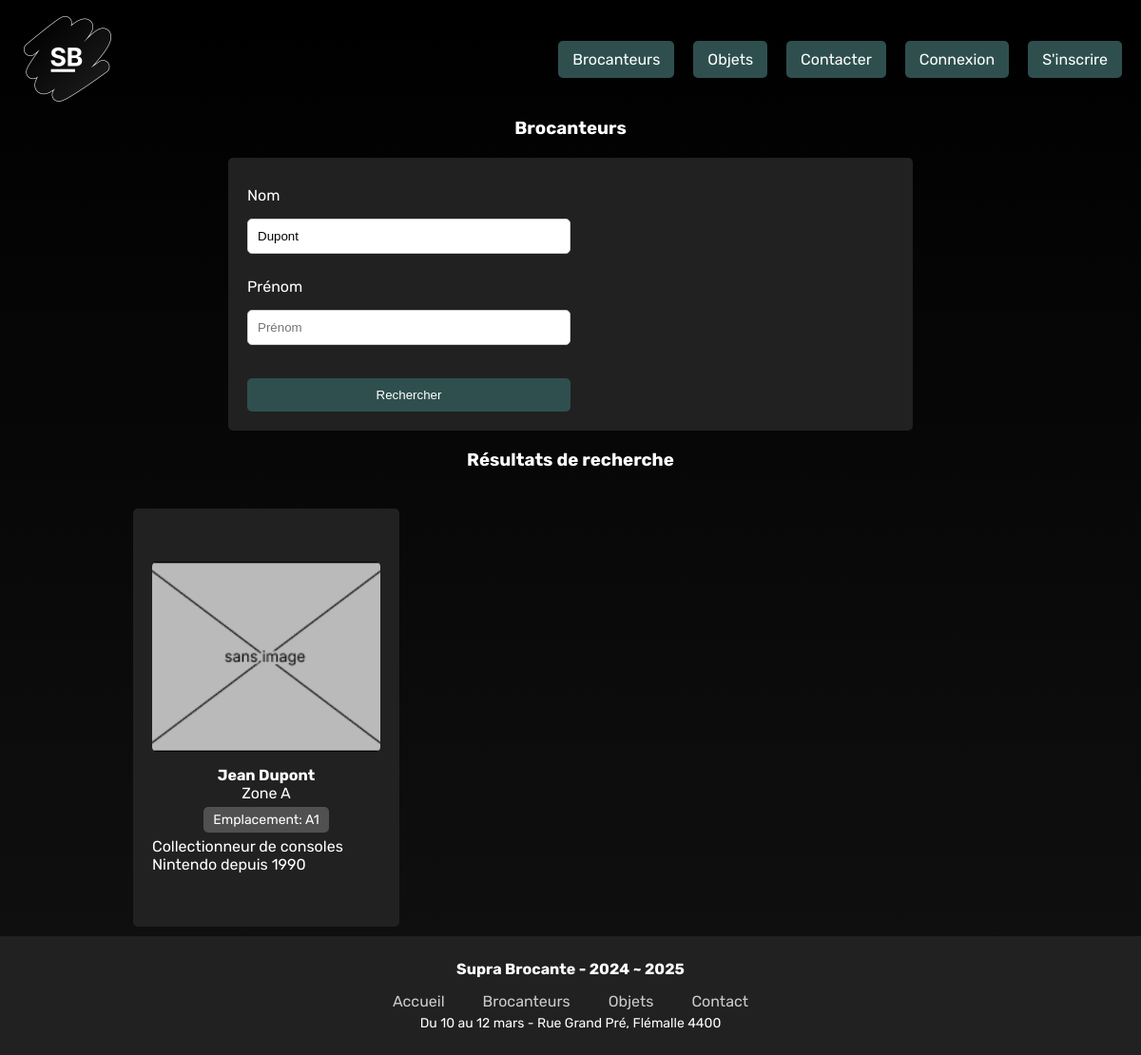
The app's page /brocanteurs.php?nom=Dupont, older data.
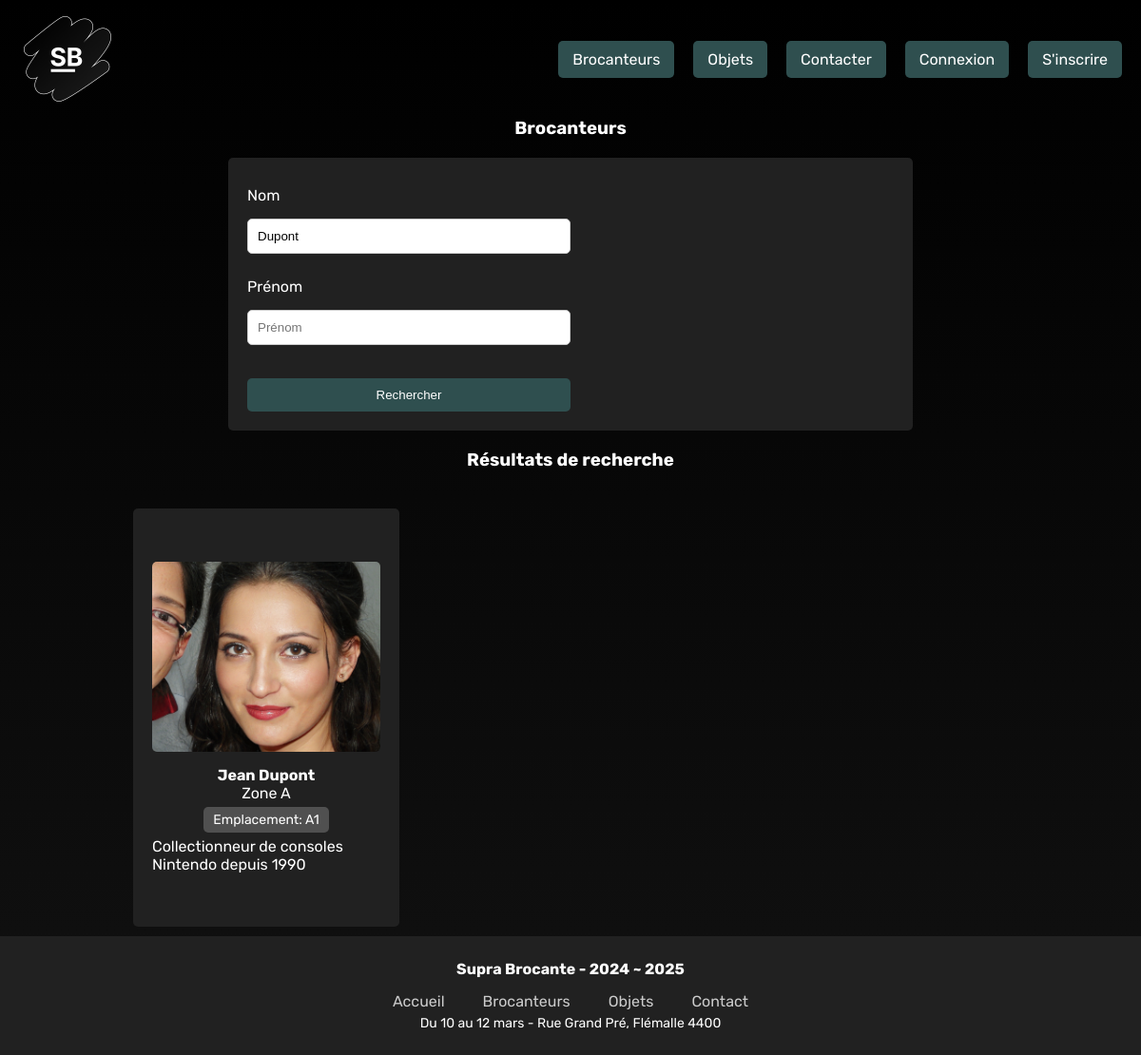
The same page, newer data.
### tables this page shows
create table Brocanteur(
    bid int primary key auto_increment,
    nom varchar(255) not null,
    prenom varchar(255) not null,
    courriel varchar(255) not null unique,  
    mot_passe varchar(255) not null,
    photo varchar(255),
    description varchar(1024) not null,
    visible boolean not null,
    est_administrateur boolean not null
);

create table Zone(
    zid int primary key auto_increment,
    nom varchar(50) not null,
    description varchar(1024) not null
);

create table Emplacement(
    eid int primary key auto_increment,
    code varchar(10) unique,
    zid int not null,
    bid int unique,
    foreign key (zid) references Zone(zid),
    foreign key (bid) references Brocanteur(bid)
);

### php/Database.php (called while the page is built, shortened)
<?php
class Database {
    private $connexion;
    public function __construct() {
        try {
            $serveur = "192.168.132.203:3306";
            $utilisateur = "Q240027";
            $motDePasse = "acac755efeefd68d81d093e26fff0dea6cb50163";
            $nomBD = "Q240027";
            $this->connexion = new \PDO(
                "mysql:host=$serveur;dbname=$nomBD;charset=utf8",
                $utilisateur,
                $motDePasse,
                [\PDO::ATTR_ERRMODE => \PDO::ERRMODE_EXCEPTION]
            );
        } catch (\PDOException $e) {
            die('Erreur connexion BD: ' . $e->getMessage());
        }
    }
    public function obtenirUn($requete, $params = []) {
        $stmt = $this->connexion->prepare($requete);
        $stmt->execute($params);
        return $stmt->fetch(\PDO::FETCH_ASSOC);
    }
    public function obtenirTous($requete, $params = []) {
        $stmt = $this->connexion->prepare($requete);
        $stmt->execute($params);
        return $stmt->fetchAll(\PDO::FETCH_ASSOC);
    }
}

### php/Brocanteur.php (called while the page is built, shortened)
<?php
require_once __DIR__ . '/Database.php';
class Brocanteur {
    public $bid;
    public function __construct($donnees = []) {
        if (!empty($donnees)) {
            $this->bid = isset($donnees['bid']) ? $donnees['bid'] : null;
            $this->nom = $donnees['nom'] ?? '';
            $this->prenom = $donnees['prenom'] ?? '';
            $this->description = $donnees['description'] ?? '';
            $this->photo = $donnees['photo'] ?? null;
        }
    }
    public function obtenirEmplacement() {
        $db = new Database();
        $donnees = $db->obtenirUn("SELECT e.*, z.nom AS zone_nom
                                    FROM Emplacement e
                                    JOIN Zone z ON e.zid = z.zid
                                    WHERE e.bid = ?", [$this->bid]);
        if ($donnees) {
            require_once __DIR__ . '/Emplacement.php';
            return new \Brocante\Modele\Emplacement($donnees);
        }
        return null;
    }
    public function obtenirZone() {
        $emplacement = $this->obtenirEmplacement();
        if ($emplacement) {
            return $emplacement->obtenirZone();
        }
        return null;
    }
    public static function rechercher($nom = '', $prenom = '') {
        $db = new Database();
        $params = [];
        $sql = "SELECT * FROM Brocanteur WHERE visible = 1";
        if (!empty($nom)) {
            $sql .= " AND nom LIKE ?";
            $params[] = "%$nom%";
        }
        $sql .= " ORDER BY nom ASC, prenom ASC";
        $resultats = $db->obtenirTous($sql, $params);
        $brocanteurs = [];
        foreach ($resultats as $donnees) {
            $brocanteurs[] = new Brocanteur($donnees);
        }
        return $brocanteurs;
    }
}

### php/Emplacement.php (called while the page is built, shortened)
<?php
require_once __DIR__ . '/Database.php';
require_once __DIR__ . '/Zone.php';
require_once __DIR__ . '/Brocanteur.php';
class Emplacement {
    public $zid;
    public function __construct($donnees = []) {
        if (!empty($donnees)) {
            $this->code = $donnees['code'] ?? null;
            $this->zid = $donnees['zid'] ?? null;
        }
    }
    public function obtenirZone() {
        return Zone::obtenirParId($this->zid);
    }
}

### php/Zone.php (called while the page is built, shortened)
<?php
require_once __DIR__ . '/Database.php';
require_once __DIR__ . '/Emplacement.php';
require_once __DIR__ . '/Brocanteur.php';
class Zone {
    public function __construct($donnees = []) {
        if (!empty($donnees)) {
            $this->nom = $donnees['nom'] ?? '';
        }
    }
    public static function obtenirParId($id) {
        $db = new Database();
        $donnees = $db->obtenirUn("SELECT * FROM Zone WHERE zid = ?", [$id]);
        if ($donnees) {
            return new Zone($donnees);
        }
        return null;
    }
}

### brocanteurs.php (the view, shortened to what the changed rows need)
<?php
include_once 'php/Database.php';
include_once 'php/Brocanteur.php';
include_once 'php/Zone.php';
$nom = isset($_GET['nom']) ? trim($_GET['nom']) : '';
$prenom = isset($_GET['prenom']) ? trim($_GET['prenom']) : '';
if (!empty($nom) || !empty($prenom)) {
    $brocanteurs = Brocanteur::rechercher($nom, $prenom);
} else {
    $zones = Zone::obtenirToutes();
    $brocanteurs = null;
}
?>
<!DOCTYPE html>
<html lang="fr">
<head>
    <link rel="stylesheet" href="./css/style.css">
</head>
<body>
<?php include 'inc/header.php'; ?>
<main>
    <section class="presentation center">
        <article class="center">
            <h1>Brocanteurs</h1>
        </article>
    </section>
    <section>
        <?php if ($brocanteurs !== null): ?>
            <article class="articles articles-grow brocanteurs-grid">
                <?php if (empty($brocanteurs)): ?>
                    <p class="center">Aucun brocanteur ne correspond à votre recherche.</p>
                <?php else: ?>
                    <?php foreach ($brocanteurs as $brocanteur):
                        $zone = $brocanteur->obtenirZone();
                        $emplacement = $brocanteur->obtenirEmplacement();
                    ?>
                        <a href="vendeur.php?id=<?php echo htmlspecialchars($brocanteur->bid); ?>" class="center brocanteur-card">
                            <?php
                            if ($brocanteur->photo === null) {
                                $image = "images/placeholder.png";
                            } else {
                                $image = "uploads/brocanteurs/" . htmlspecialchars($brocanteur->photo);
                            }
                            ?>
                            <img src="<?php echo $image; ?>" alt="<?php echo htmlspecialchars($brocanteur->prenom . ' ' . $brocanteur->nom); ?>" />
                            <h4><?php echo htmlspecialchars($brocanteur->prenom . ' ' . $brocanteur->nom); ?></h4>
                            <?php if ($zone): ?>
                                <p><?php echo htmlspecialchars($zone->nom); ?></p>
                            <?php endif; ?>
                            <?php if ($emplacement): ?>
                                <p class="emplacement">Emplacement: <?php echo htmlspecialchars($emplacement->code); ?></p>
                            <?php endif; ?>
                            <p><?php echo htmlspecialchars($brocanteur->description); ?></p>
                        </a>
                    <?php endforeach; ?>
                <?php endif; ?>
            </article>
        <?php endif; ?>
    </section>
</main>
</body>
</html>

Row changes from the older to the newer data that the page shows:
changed brocanteur "Jean Dupont": photo: picture added in place of a placeholder
